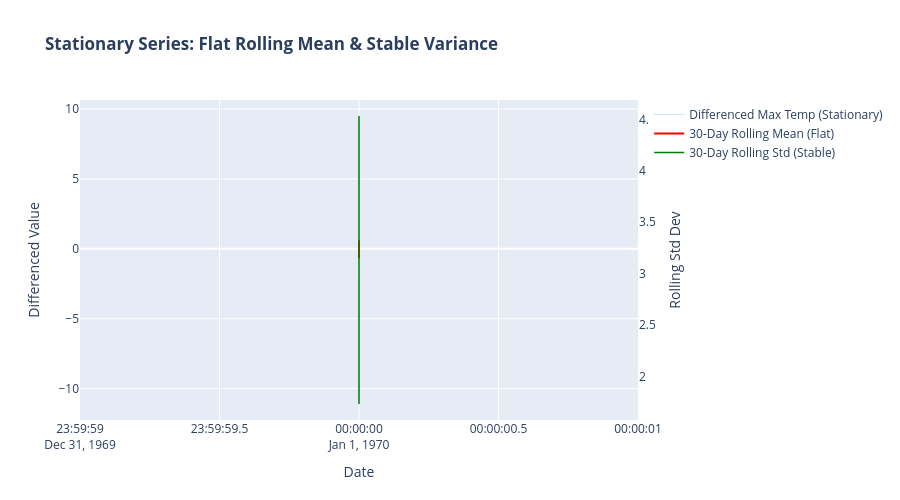

Notebook source saved alongside this figure:
### Markdown cell above
### achieving stationarity 
-> diff

### Code cell
# 1. Make the series stationary by applying first-order differencing (or seasonal differencing)
# This removes the upward/downward trends and flattens out the seasonal waves
stationary_temp = data['temp_max'].diff().dropna()

# 2. Calculate rolling statistics on the stationary series (e.g., 30-day window)
window_size = 30
rolling_mean_stat = stationary_temp.rolling(window=window_size).mean()
rolling_std_stat = stationary_temp.rolling(window=window_size).std()

# 3. Create interactive Plotly figure
fig = go.Figure()

# - Raw Differenced Data (Looks like random noise bouncing around zero)
fig.add_trace(go.Scatter(
    x=stationary_temp.index, y=stationary_temp, 
    name='Differenced Max Temp (Stationary)', 
    line=dict(color='lightblue', width=1), opacity=0.6
))

# - Rolling Mean (Should look like a flat line near zero)
fig.add_trace(go.Scatter(
    x=rolling_mean_stat.index, y=rolling_mean_stat, 
    name='30-Day Rolling Mean (Flat)', 
    line=dict(color='red', width=2)
))

# - Rolling Standard Deviation (Should stay relatively stable and flat)
fig.add_trace(go.Scatter(
    x=rolling_std_stat.index, y=rolling_std_stat, 
    name='30-Day Rolling Std (Stable)', 
    line=dict(color='green', width=1.5), yaxis='y2'
))

# Layout configuration showing flat, stable bounds
fig.update_layout(
    title_text="<b>Stationary Series: Flat Rolling Mean & Stable Variance</b>",
    xaxis_title="Date",
    yaxis_title="Differenced Value",
    yaxis2=dict(
        title="Rolling Std Dev",
        overlaying='y',
        side='right',
        showgrid=False
    ),
    hovermode="x unified",
    height=500
)

fig.show()

### Figure 1 — Plotly figure (JSON) as saved in the notebook; plotly's stock layout.template omitted (floating-point values rounded to 4 significant figures; data arrays with more than 128 entries replaced by an {"elided": "..."} marker saying what was removed)
{"data": [{"line": {"color": "lightblue", "width": 1}, "name": "Differenced Max Temp (Stationary)", "opacity": 0.6, "type": "scatter", "x": {"elided": "1460 str values"}, "y": {"elided": "1460 float values"}}, {"line": {"color": "red", "width": 2}, "name": "30-Day Rolling Mean (Flat)", "type": "scatter", "x": {"elided": "1460 str values"}, "y": {"elided": "1460 float values"}}, {"line": {"color": "green", "width": 1.5}, "name": "30-Day Rolling Std (Stable)", "type": "scatter", "x": {"elided": "1460 str values"}, "y": {"elided": "1460 float values"}, "yaxis": "y2"}], "layout": {"height": 500, "hovermode": "x unified", "title": {"text": "<b>Stationary Series: Flat Rolling Mean & Stable Variance</b>"}, "xaxis": {"title": {"text": "Date"}}, "yaxis": {"title": {"text": "Differenced Value"}}, "yaxis2": {"overlaying": "y", "showgrid": false, "side": "right", "title": {"text": "Rolling Std Dev"}}}}
